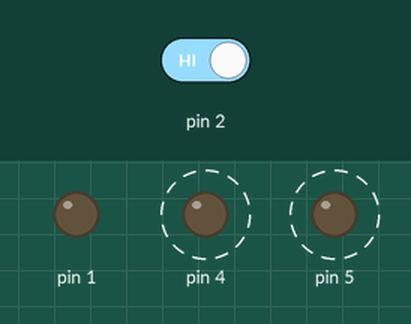
This sketch was run on a simulated Arduino Uno, built with avr-gcc and run on an emulated ATmega328P. Shown: output pins drawn as LEDs (lit = HIGH). Dashed ring = blinking. Inputs (shaded band) come from the test bench; at power-on: pin 2 HIGH.

Above: at 3.8 s.
3.9 s: pin 2 driven LOW
At 4.4 s:
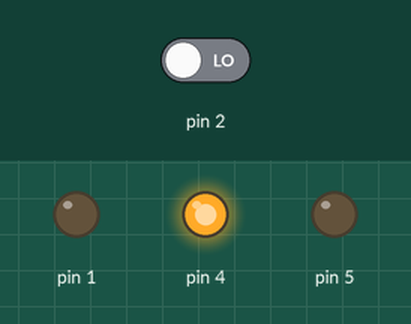
6.0 s: pin 2 driven HIGH
At 6.4 s:
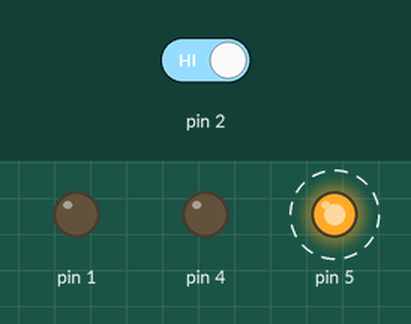
Timing chart, 0 to 16.0 s (numbered marks = the images above; inputs shaded):
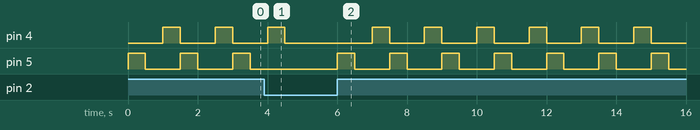

Measured:
- after the input at 3.9 s, pin 4: goes on until 4.5 s, then stays LOW; pin 5: stays LOW (without the input it goes to HIGH after 0.60 s)
- after the input at 6.0 s, pin 4: alternates HIGH for 0.50 s and LOW for 1.0 s, starting after 1.0 s; pin 5: alternates HIGH for 0.50 s and LOW for 1.0 s, starting at once
- by itself, pin 4, pin 5: alternates HIGH for 0.50 s and LOW for 1.0 s

The sketch:

sketch_aug23a.ino
```cpp
int switchState = 0;
void setup() {
  pinMode(1, OUTPUT);
  pinMode(4, OUTPUT);
  pinMode(5, OUTPUT);
  pinMode(2, INPUT);
}

void loop(){
  switchState = digitalRead(2);
  if(switchState == LOW){
  // the button is not pressed

  digitalWrite(3, HIGH); //green LED
  digitalWrite(4, LOW); //yello LED
  digitalWrite(5, LOW); //red LED
  }

  else{
  digitalWrite(3, LOW);
  digitalWrite(4, LOW);
  digitalWrite(5, HIGH);

  delay(500); // wait for a quarter seconds
  digitalWrite(3, HIGH);
  digitalWrite(5, LOW);
   digitalWrite(4, LOW);
  delay(500);
   digitalWrite(4, HIGH);
  digitalWrite(3, LOW);
  digitalWrite(5, LOW);
  delay(500);

  }

}
```
